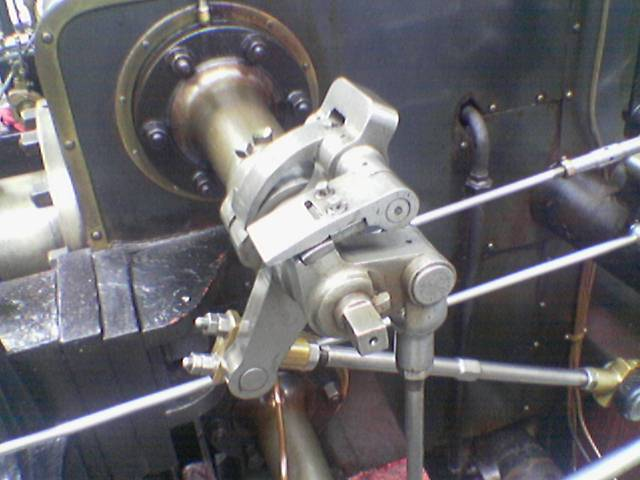
//> input picture SequentialAlgo/EdgeDetection/EdgeDetection/sample_images/valve.jpg, 640 x 480 px
$ ./Source   (built with g++ and OpenCV 4)
//> lines starting //> are read from the running program, lines starting //| are printed output that depends on the picture
#include "opencv2\core\core.hpp"
#include "opencv2\highgui\highgui.hpp"
#include <iostream>
#include <iomanip>

using namespace cv;
using namespace std;

void imshowInWindow(const string& windowTitle, const Mat& image)
{
	namedWindow(windowTitle, WINDOW_AUTOSIZE); // Create a window for display
	//resizeWindow(windowTitle, windowWidth, windowHeight);
	//moveWindow(windowTitle, moveX, moveY);
	imshow(windowTitle, image); // Show image inside window
	waitKey(1);
}

Mat applyConvolution(const Mat& sourceImage, const Mat& convolutionKernel, const float kernelCoefficient)
{
	Mat resultImage = sourceImage.clone(); // deep copy
	float roiSum = 0;

	for (int row = (convolutionKernel.rows / 2); row < sourceImage.rows - (convolutionKernel.rows / 2); row++)
	{
		for (int col = (convolutionKernel.cols / 2); col < sourceImage.cols - (convolutionKernel.cols / 2); col++)
		{
			// region of interest (ROI)
			for (int roiRow = 0; roiRow < convolutionKernel.rows; roiRow++)
			{
				for (int roiCol = 0; roiCol < convolutionKernel.cols; roiCol++)
				{
					roiSum += sourceImage.at<float>(row - (convolutionKernel.rows / 2) + roiRow, col - (convolutionKernel.cols / 2) + roiCol)
							  * convolutionKernel.at<float>(roiRow, roiCol);
				}
			}

			resultImage.at<float>(row, col) = roiSum * kernelCoefficient;
			roiSum = 0;
		}
	}
	return resultImage;
}

Mat getGradientMagnitude(const Mat& xGradientImage, const Mat& yGradientImage)
{
	Mat resultImage = xGradientImage.clone();

	for (int row = 0; row < xGradientImage.rows; row++)
	{
		for (int col = 0; col < xGradientImage.cols; col++)
		{
			resultImage.at<float>(row, col) = sqrt(xGradientImage.at<float>(row, col) * xGradientImage.at<float>(row, col)
												 + yGradientImage.at<float>(row, col) * yGradientImage.at<float>(row, col));
		}
	}

	return resultImage;
}

Mat getGradientDirection(const Mat& xGradientImage, const Mat& yGradientImage)
{
	Mat resultImage = xGradientImage.clone();

	for (int row = 0; row < xGradientImage.rows; row++)
	{
		for (int col = 0; col < xGradientImage.cols; col++)
		{
			resultImage.at<float>(row, col) = atan2f(yGradientImage.at<float>(row, col), xGradientImage.at<float>(row, col));
			//resultImage.at<float>(row, col) = atanf(yGradientImage.at<float>(row, col) / xGradientImage.at<float>(row, col));
		}
	}

	return resultImage;
}

Mat applyDoubleThresholdAndWeakEdgesSuppression(const Mat& src)
{
	float max = 0;
	for (int row = 0; row < src.rows; row++)
	{
		for (int col = 0; col < src.cols; col++)
		{
			if (src.at<float>(row, col) > max)
				max = src.at<float>(row, col);
		}
	}

	float highThreshold = 2 * (max / 11);
	float lowThreshold = max / 6;

	Mat resultImage = src.clone();

	for (int row = 1; row < src.rows - 1; row++)
	{
		for (int col = 1; col < src.cols - 1; col++)
		{
			if (src.at<float>(row, col) <= lowThreshold) // pixel value is lower than lowThreshold = suppression
				resultImage.at<float>(row, col) = 0;

			// 8-connectivity (check if neighborhood of weak pixel contains strong pixel)
			if (src.at<float>(row, col) > lowThreshold && src.at<float>(row, col) < highThreshold) // Weak pixel = pixel value is higher than lowThreshold and lower than highThreshold
			{
				// if weak pixel has NO strong neighbor, suppress it
				if (src.at<float>(row, col - 1) < highThreshold && /*horizontal neighbor - left*/
					src.at<float>(row, col + 1) < highThreshold && /*horizontal neighbor - right*/
					src.at<float>(row - 1, col) < highThreshold && /*vertical neighbor - up*/
					src.at<float>(row + 1, col) < highThreshold && /*vertical neighbor - down*/
					src.at<float>(row - 1, col - 1) < highThreshold && /*diagonal neighbor*/
					src.at<float>(row - 1, col + 1) < highThreshold && /*diagonal neighbor*/
					src.at<float>(row + 1, col - 1) < highThreshold && /*diagonal neighbor*/
					src.at<float>(row + 1, col + 1) < highThreshold)   /*diagonal neighbor*/
				{
					resultImage.at<float>(row, col) = 0;
				}
			}
		}
	}

	return resultImage;
}


int main()
{
	Mat sourceImage;
	sourceImage = imread("sample_images\\valve.jpg", CV_LOAD_IMAGE_GRAYSCALE); // Read the file
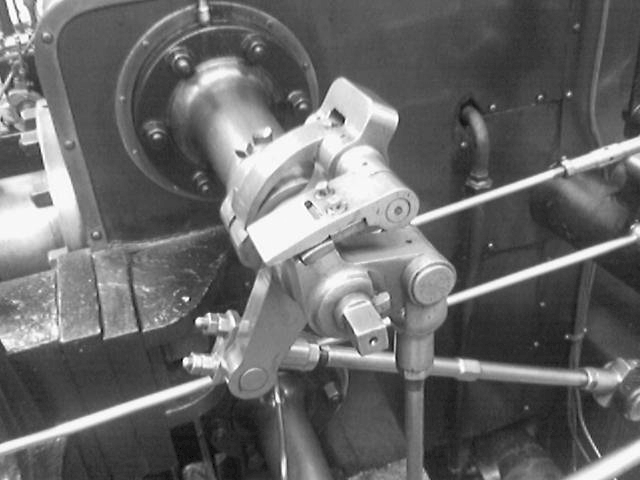
//> sourceImage: 480 rows x 640 cols, CV_8UC1; min 0, max 255, mean 105.8
	// [4 lines of commented-out code are left out]

	if (!sourceImage.data) // Check for invalid input
	{
		cout << "Could not open or find the image" << endl;
		return -1;
	}

	Mat sourceImageF;
	sourceImage.convertTo(sourceImageF, CV_32FC1, 1 / 255.0); // convert image from uchar to float from 0.0 to 1.0 (due to negative values in Sobel operator)

	imshowInWindow("Original image", sourceImageF);

	// Gaussian blur convolution kernel 3x3
	/*
	float dataGauss[9] = { 1, 2, 1, 2, 4, 2, 1, 2, 1 }; // *1/16
	Mat gaussianKernel = Mat(3, 3, CV_32FC1, dataGauss);
	float kernelCoefficient = (float)1 / 16;
	*/

	// Gaussian blur convolution kernel 5x5
	float dataGauss[25] = { 1, 4, 6, 4, 1, 4, 16, 24, 16, 4, 6, 24, 36, 24, 6, 4, 16, 24, 16, 4, 1, 4, 6, 4, 1 }; // *1/256
	Mat gaussianKernel = Mat(5, 5, CV_32FC1, dataGauss);
	float kernelCoefficient = 1 / 256.0;

	Mat blurredImage = applyConvolution(sourceImageF, gaussianKernel, kernelCoefficient);
//> after the loop in applyConvolution, `for (int row = (convolutionKernel.rows / 2); row < sourceImage.rows - ..`: roiSum = 0
	// [27 lines of commented-out code are left out]
	float dataGx[9] = { 1, 0, -1, 2, 0, -2, 1, 0, -1 };
	Mat xGradientKernel = Mat(3, 3, CV_32FC1, dataGx);

	Mat xGradientImage = applyConvolution(blurredImage, xGradientKernel, 1);
//> call 2 of applyConvolution, with kernelCoefficient = 1
//> after the loop in applyConvolution (call 2), `for (int row = (convolutionKernel.rows / 2); row < sourceImage.rows - ..`:
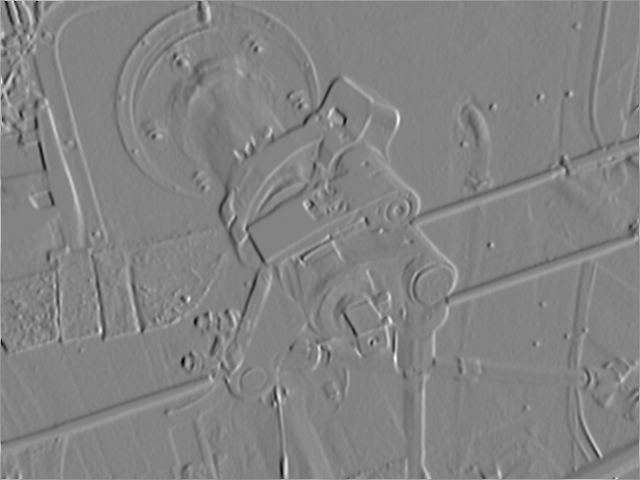
//> resultImage: 480 rows x 640 cols, CV_32FC1; min -1.99, max 1.88, mean 0.00499; drawn with min black and max white
	imshowInWindow("Gradient X", xGradientImage);

	// Convolution kernel to get the image gradient in y direction (Sobel operator)
	float dataGy[9] = { 1, 2, 1, 0, 0, 0, -1, -2, -1 };
	Mat yGradientKernel = Mat(3, 3, CV_32FC1, dataGy);

	Mat yGradientImage = applyConvolution(blurredImage, yGradientKernel, 1);
//> call 3 of applyConvolution, with kernelCoefficient = 1
//> after the loop in applyConvolution (call 3), `for (int row = (convolutionKernel.rows / 2); row < sourceImage.rows - ..`:
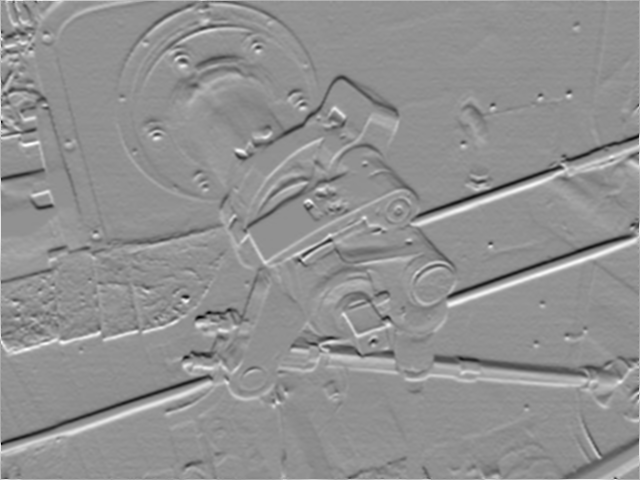
//> resultImage: 480 rows x 640 cols, CV_32FC1; min -1.62, max 1.23, mean 0.00338; drawn with min black and max white
	imshowInWindow("Gradient Y", yGradientImage);

	// Get the gradient magnitude: G = sqrt(Gx^2 + Gy^2)
	Mat gradientMagnitudeImage = getGradientMagnitude(xGradientImage, yGradientImage);
//> after the loop in getGradientMagnitude, `for (int row = 0; row < xGradientImage.rows; row++)`:
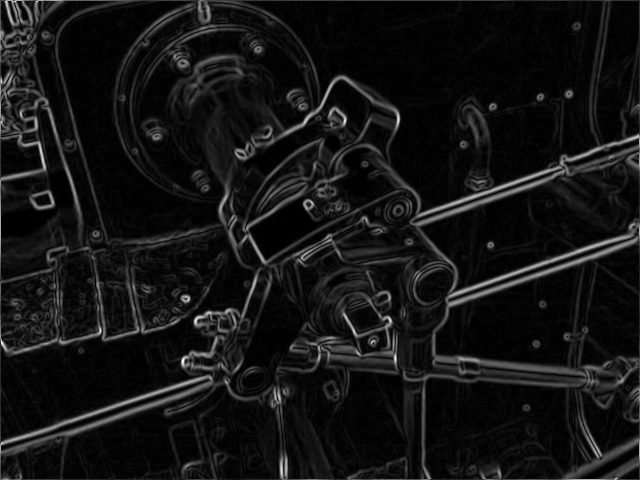
//> resultImage: 480 rows x 640 cols, CV_32FC1; min 2.98e-08, max 2.01, mean 0.161; drawn with min black and max white
	imshowInWindow("Gradient Magnitude", gradientMagnitudeImage);

	// [7 lines of commented-out code are left out]

	Mat finalResultImage = applyDoubleThresholdAndWeakEdgesSuppression(gradientMagnitudeImage);
//> the loop in applyDoubleThresholdAndWeakEdgesSuppression, `for (int row = 0; row < src.rows; row++)` made 480 passes
//> max on passes 1 to 3: 1.41, 1.83, 1.83
//> after the loop in applyDoubleThresholdAndWeakEdgesSuppression, `for (int row = 0; row < src.rows; row++)`: max = 2.01
//> in applyDoubleThresholdAndWeakEdgesSuppression, `float highThreshold = 2 * (max / 11);`: highThreshold = 0.365
//> in applyDoubleThresholdAndWeakEdgesSuppression, `float lowThreshold = max / 6;`: lowThreshold = 0.335
//> after the loop in applyDoubleThresholdAndWeakEdgesSuppression, `for (int row = 1; row < src.rows - 1; row++)`:
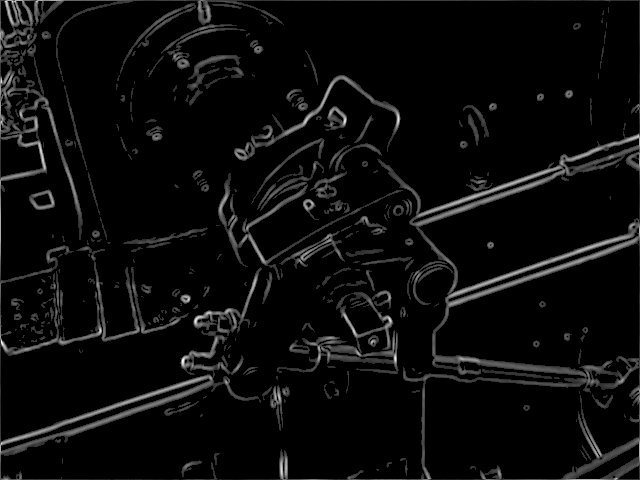
//> resultImage: 480 rows x 640 cols, CV_32FC1; min 0, max 2.01, mean 0.0881; drawn with min black and max white
	imshowInWindow("Final Result", finalResultImage);

	//finalResultImage.convertTo(toWriteImage, CV_8UC1, 255.0);
	//imwrite("sample_images\\hungary_fin_result.jpg", toWriteImage);

	waitKey(0);

	return 0;
}

$ run again, with SequentialAlgo/EdgeDetection/EdgeDetection/sample_images/tonda.jpg copied over SequentialAlgo/EdgeDetection/EdgeDetection/sample_images/valve.jpg
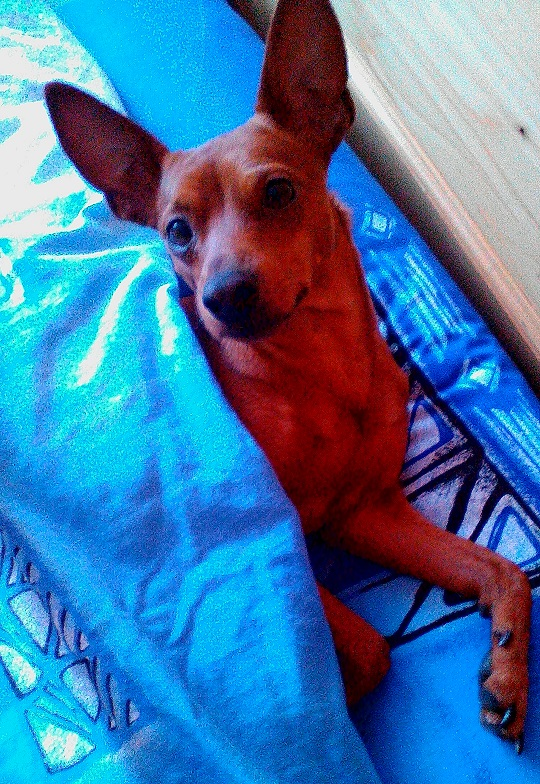
//> input picture SequentialAlgo/EdgeDetection/EdgeDetection/sample_images/tonda.jpg, 540 x 784 px
//> after the loop in applyConvolution, `for (int row = (convolutionKernel.rows / 2); row < sourceImage.rows - ..`: roiSum = 0
//> after the loop in applyConvolution (call 3), `for (int row = (convolutionKernel.rows / 2); row < sourceImage.rows - ..`:
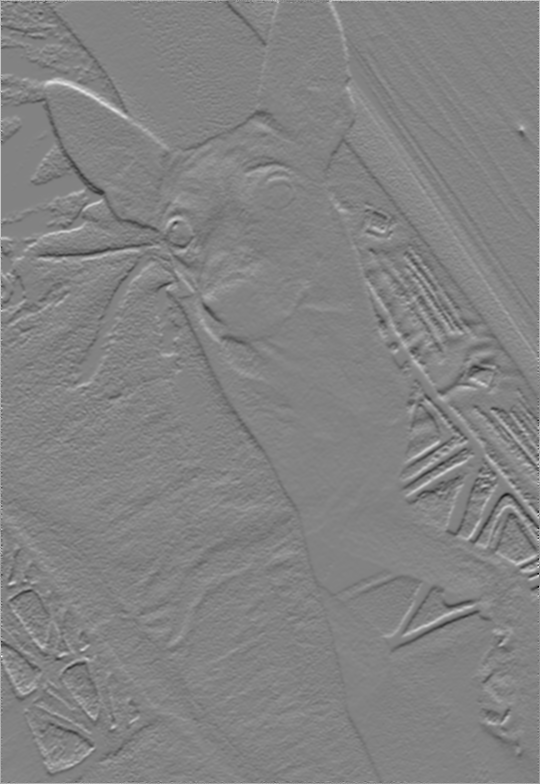
//> resultImage: 784 rows x 540 cols, CV_32FC1; min -1.76, max 1.68, mean 0.00535; drawn with min black and max white
//> the loop in applyDoubleThresholdAndWeakEdgesSuppression, `for (int row = 0; row < src.rows; row++)` made 784 passes
//> max on passes 1 to 3: 1.41, 1.94, 1.94
//> after the loop in applyDoubleThresholdAndWeakEdgesSuppression, `for (int row = 0; row < src.rows; row++)`: max = 1.94
//> highThreshold = 0.353
//> lowThreshold = 0.324
//> after the loop in applyDoubleThresholdAndWeakEdgesSuppression, `for (int row = 1; row < src.rows - 1; row++)`:
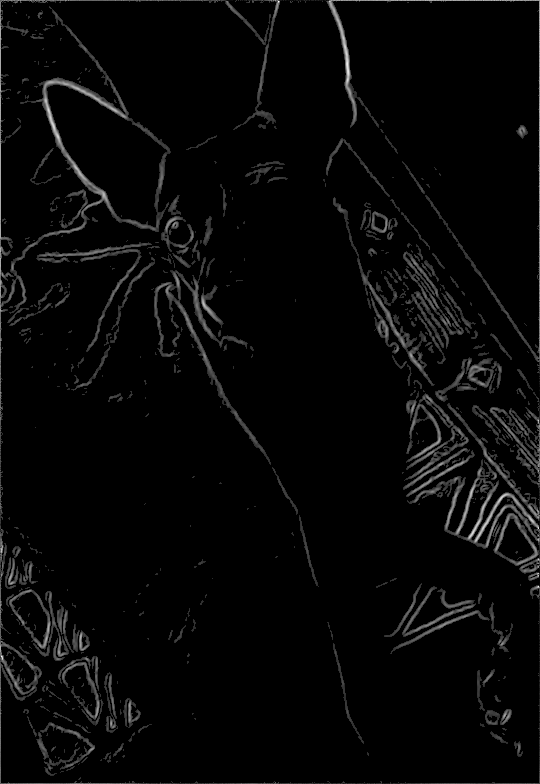
//> resultImage: 784 rows x 540 cols, CV_32FC1; min 0, max 1.94, mean 0.0536; drawn with min black and max white
